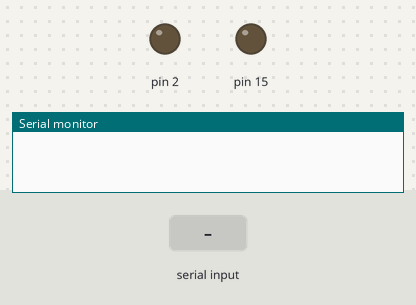
Bench run of a sketch on a simulated Arduino Uno, built with avr-gcc and run on an emulated ATmega328P. On the bench: output pins drawn as LEDs (lit = HIGH), the last lines printed to the serial monitor. The inputs (shaded band) are chosen by the test bench.

Above: at 1.2 s.
1.3 s: "1" received over Serial
At 2.2 s:
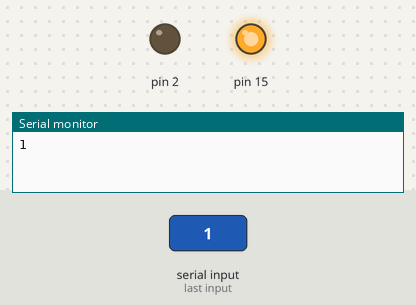
2.8 s: "0" received over Serial
At 3.4 s:
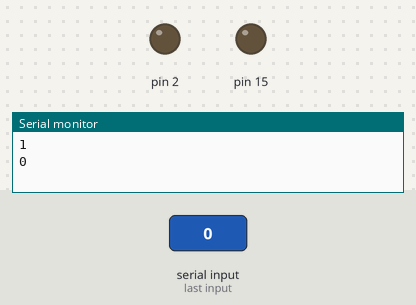
Timing chart, 0 to 5.8 s (numbered marks = the images above; inputs shaded):
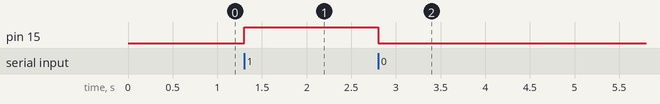

Measured:
- after the input at 1.3 s, pin 15: LOW → HIGH at once
- after the input at 2.8 s, pin 15: HIGH → LOW at once

The sketch:

ControlFromPC.ino
```cpp
//從電腦端用C#寫APP程式控制
void setup()
{
   Serial.begin(115200);
   pinMode(15,OUTPUT);
   pinMode(2,OUTPUT);

}

char c;
void loop()
{
  if(Serial.available())
  {
    c = Serial.read();
    Serial.println(c);

  }

  if(c == '1')
     digitalWrite(15,HIGH);
  else if(c == '0')
     digitalWrite(15,LOW);


}
```
